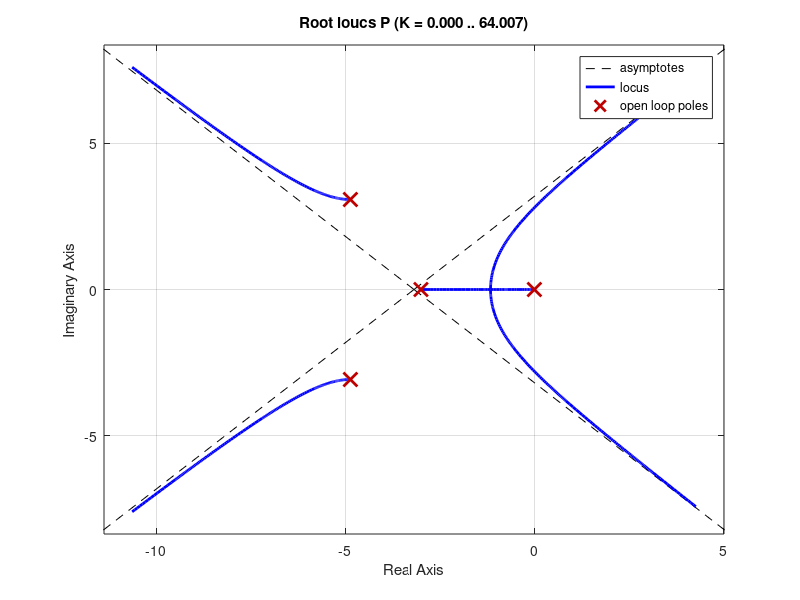

The MATLAB script that drew this image: (Note: this script raises an error after producing the figure.)
close all; clear;
k1 = 11.4345;
g = 9.807;
k2 = 100 * pi/180 * g;
k = k1 * k2;
p1 = -3;
p2 = -4.8680 + 3.0753i;

P = zpk([], [0 p1 p2 conj(p2)], k);

figure;
rlocus(P); %Vemos que k < 2.17

Ts = 0.02;
pade = zpk([4/Ts], [-4/Ts], -1);

opt = bodeoptions;

opt.PhaseMatching = 'On';
opt.PhaseMatchingValue = -90;
opt.PhaseMatchingFreq = 0.1;

figure;
bode(1 * P * pade, opt); 
grid on;

kp = 0.7; %Probar valores entre 0.3 y 0.7

C = tf(kp);
Cd = c2d(C, Ts, 'Tustin');
L = minreal(P * C);
T = minreal(L/(1 + L));

figure;
step(T); grid on;

sys_ss = ss(P);
[Ass, Bss, Css, Dss] = ssdata(sys_ss);

pos0 = 5/Css(1);
x0 = [pos0 0 0 0];
